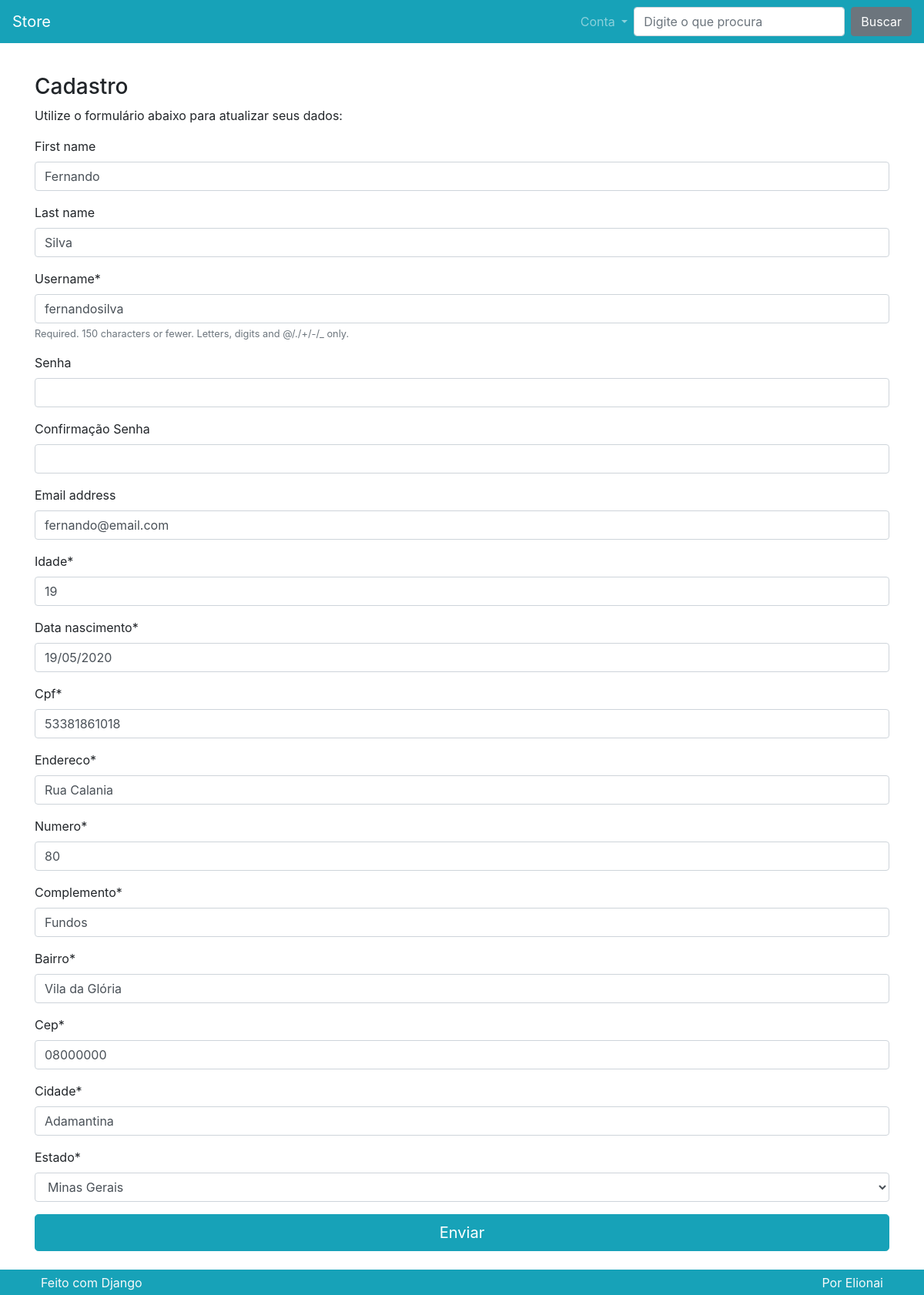
Page /perfil/ (signed in) on the earlier database version.
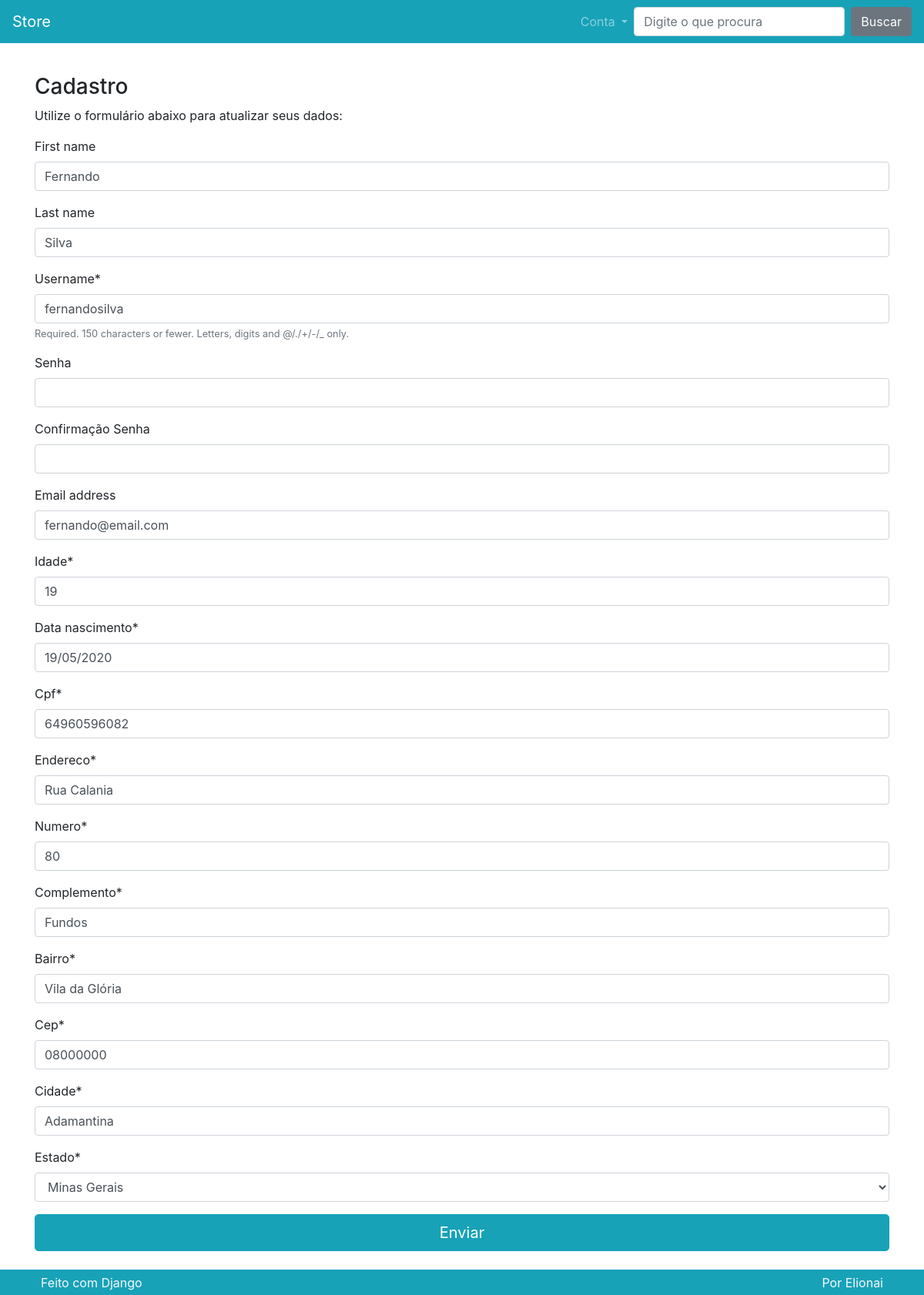
Same page on the later database version.
### perfil/models.py (models this page shows, shortened)
class Perfil(models.Model):
    usuario = models.OneToOneField(
        User, on_delete=models.CASCADE, verbose_name='Usuário')
    idade = models.PositiveIntegerField()
    data_nascimento = models.DateField()
    cpf = models.CharField(max_length=11)
    endereco = models.CharField(max_length=50)
    numero = models.CharField(max_length=5)
    complemento = models.CharField(max_length=30)
    bairro = models.CharField(max_length=30)
    cep = models.CharField(max_length=8)
    cidade = models.CharField(max_length=30)
    estado = models.CharField(
        default='SP',
        max_length=2,
        choices=(
            ('AC', 'Acre'),
            ('AL', 'Alagoas'),
            ('AP', 'Amapá'),
            ('AM', 'Amazonas'),
            ('BA', 'Bahia'),
            ('CE', 'Ceará'),
            ('DF', 'Distrito Federal'),
            ('ES', 'Espírito Santo'),
            ('GO', 'Goiás'),
            ('MA', 'Maranhão'),
            ('MT', 'Mato Grosso'),
            ('MS', 'Mato Grosso do Sul'),
            ('MG', 'Minas Gerais'),
            ('PA', 'Pará'),
            ('PB', 'Paraíba'),
            ('PR', 'Paraná'),
            ('PE', 'Pernambuco'),
            ('PI', 'Piauí'),
            ('RJ', 'Rio de Janeiro'),
            ('RN', 'Rio Grande do Norte'),
            ('RS', 'Rio Grande do Sul'),
            ('RO', 'Rondônia'),
            ('RR', 'Roraima'),
            ('SC', 'Santa Catarina'),
            ('SP', 'São Paulo'),
            ('SE', 'Sergipe'),
            ('TO', 'Tocantins')
        )
    )
    class Meta:
        verbose_name = 'Perfil'
        verbose_name_plural = 'Perfis'

### perfil/views.py (the view)
# urls.py: path('', views.Criar.as_view(), name='criar'),
class Criar(BasePerfil):
    def post(self, *args, **kwargs):
        if not self.userform.is_valid() or not self.perfilform.is_valid():
            messages.error(
                self.request, 'Existem erros no formulário de cadastro, verifique os campos antes de continuar.')
            return self.renderizar
        username = self.userform.cleaned_data.get('username')
        password = self.userform.cleaned_data.get('password')
        email = self.userform.cleaned_data.get('email')
        first_name = self.userform.cleaned_data.get('first_name')
        last_name = self.userform.cleaned_data.get('last_name')
        if self.request.user.is_authenticated:
            usuario = get_object_or_404(
                User, username=self.request.user.username)
            if password:
                usuario.set_password(password)
            usuario.email = email
            usuario.first_name = first_name
            usuario.last_name = last_name
            usuario.save()
            if not self.perfil:
                self.perfilform.cleaned_data['usuario'] = usuario
                perfil = Perfil(**self.perfilform.cleaned_data)
                perfil.save()
            else:
                perfil = self.perfilform.save(commit=False)
                perfil.usuario = usuario
                perfil.save()
        else:
            usuario = self.userform.save(commit=False)
            usuario.set_password(password)
            usuario.save()
            perfil = self.perfilform.save(commit=False)
            perfil.usuario = usuario
            perfil.save()
        if password:
            autentica = authenticate(
                self.request,
                username=usuario,
                password=password
            )
            if autentica:
                login(self.request, user=usuario)
        self.request.session['carrinho'] = self.carrinho
        self.request.session.save()
        messages.success(
            self.request, 'Seu cadastro foi criado/atualizado com sucesso!')
        return redirect('produto:carrinho')

### perfil/forms.py (shortened to what this page needs)
class UserForm(forms.ModelForm):
    password = forms.CharField(
        required=False,
        widget=forms.PasswordInput(),
        label='Senha',
    )
    password2 = forms.CharField(
        required=False,
        widget=forms.PasswordInput(),
        label='Confirmação Senha'
    )
    def __init__(self, usuario=None, *args, **kwargs):
        super().__init__(*args, **kwargs)
        self.usuario = usuario
    class Meta:
        model = User
        fields = ('first_name', 'last_name', 'username',
                  'password', 'password2', 'email')

class PerfilForm(forms.ModelForm):
    class Meta:
        model = Perfil
        fields = '__all__'
        exclude = ('usuario', )

### perfil/views.py (called while the page is built)
    def get(self, *args, **kwargs):
        return self.renderizar

### perfil/templates/perfil/atualizar.html (shortened to what this page needs)
{% extends 'perfil/criar.html' %}
{% block titulocadastro %}
<h3>Cadastro</h3>
<p>Utilize o formulário abaixo para atualizar seus dados:</p>
{% endblock %}

### perfil/templates/perfil/criar.html (shortened to what this page needs)
{% extends 'base.html' %}
{% load crispy_forms_tags %}
{% block conteudo %}
<div class="row">
    <div class="col-lg mt-3">
        {% block titulocadastro %}{% endblock %}
        <form method="POST" action="">
            {{userform|crispy}}
            {{perfilform|crispy}}
            <div class="row">
                <div class="col">
                    <button type="submit" class="btn btn-primary btn-block btn-lg">
                        Enviar
                    </button>
                </div>
            </div>
        </form>
    </div>
</div>
{% endblock %}

Differences in the rows shown:
changed Perfil "Rua Calania": cpf "53381861018" → "64960596082"
